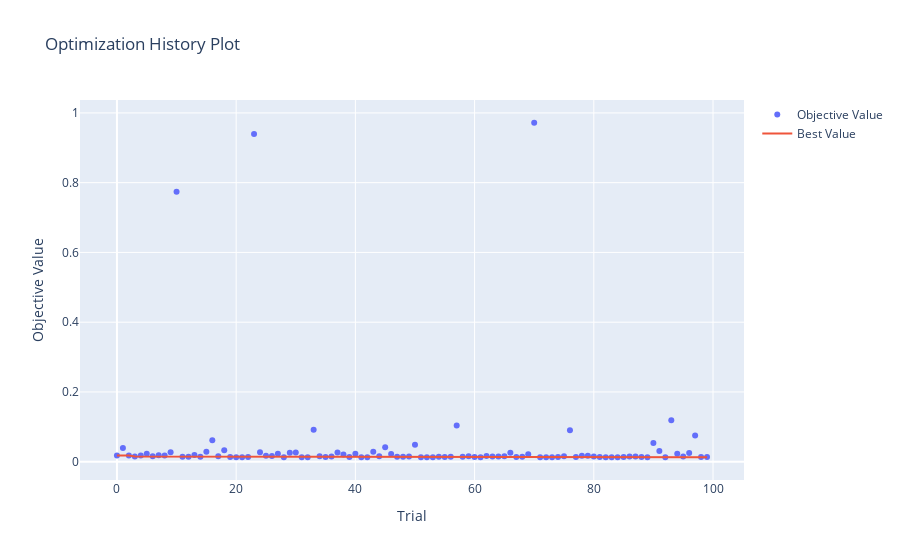
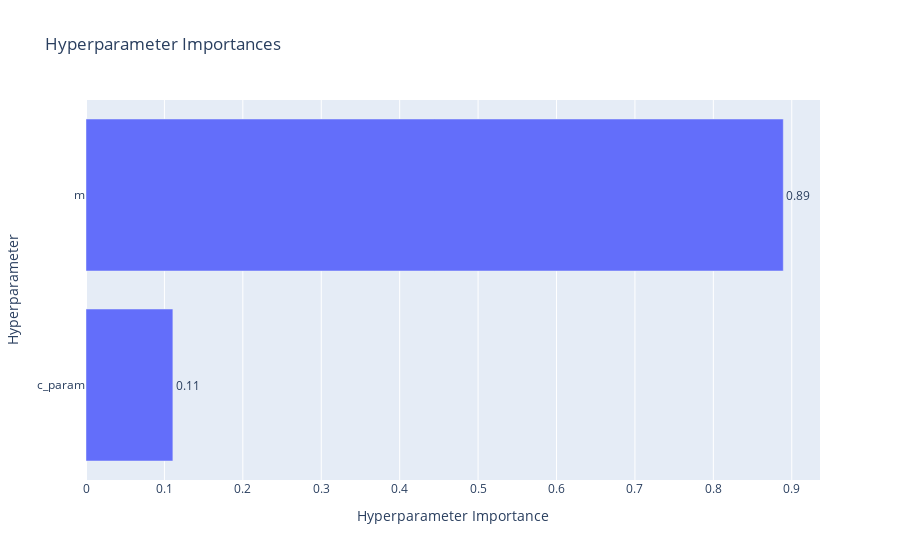

These figures' notebook cell, in order:
### Markdown cell above
### Hyper parameters optimization using Optuna (Optional)

### Code cell
def objective(trial):
    # Suggest hyperparameters
    m = trial.suggest_int("m", 1, 100)
    c_param = trial.suggest_float("c_param", 0.01, 1.5, log=True)
    
    # Re-fit Kernel PCA with these hyperparams
    model = kernel_pca_fit(X_noisy, m, c=c_param)
    X_denoised = kernel_pca_reconstruct(X_noisy, model, init="same")
    
    # Compute the MSE to the clean data (arc + square)
    mse = np.mean(np.sum((X_denoised - X_clean)**2, axis=1))
    
    return mse

# Create and run the study
study = optuna.create_study(direction="minimize")
study.optimize(objective, n_trials=100)

# Print and retrieve best trial
print("Best trial:")
best_trial = study.best_trial
print(f"  Value (MSE): {best_trial.value}")
print(f"  Params: {best_trial.params}")

optuna.visualization.plot_optimization_history(study).show()
optuna.visualization.plot_param_importances(study).show()

### Figure 1 — Plotly figure (JSON) as saved in the notebook; plotly's stock layout.template omitted (floating-point values rounded to 4 significant figures)
{"data": [{"mode": "markers", "name": "Objective Value", "type": "scatter", "x": [0, 1, 2, 3, 4, 5, 6, 7, 8, 9, 10, 11, 12, 13, 14, 15, 16, 17, 18, 19, 20, 21, 22, 23, 24, 25, 26, 27, 28, 29, 30, 31, 32, 33, 34, 35, 36, 37, 38, 39, 40, 41, 42, 43, 44, 45, 46, 47, 48, 49, 50, 51, 52, 53, 54, 55, 56, 57, 58, 59, 60, 61, 62, 63, 64, 65, 66, 67, 68, 69, 70, 71, 72, 73, 74, 75, 76, 77, 78, 79, 80, 81, 82, 83, 84, 85, 86, 87, 88, 89, 90, 91, 92, 93, 94, 95, 96, 97, 98, 99], "y": [0.01791, 0.03906, 0.01805, 0.01493, 0.01765, 0.02307, 0.01599, 0.01879, 0.0179, 0.02699, 0.7743, 0.01451, 0.01427, 0.01939, 0.01423, 0.02863, 0.06129, 0.01535, 0.03271, 0.01389, 0.01307, 0.01294, 0.01338, 0.9399, 0.02731, 0.01714, 0.01609, 0.02263, 0.01308, 0.02561, 0.02653, 0.01297, 0.01303, 0.09199, 0.01568, 0.01384, 0.01507, 0.02628, 0.0204, 0.01352, 0.02287, 0.01304, 0.01282, 0.0289, 0.01599, 0.04137, 0.02219, 0.01443, 0.01413, 0.0147, 0.04856, 0.01315, 0.01297, 0.01295, 0.01447, 0.01378, 0.01416, 0.1037, 0.01444, 0.01556, 0.01322, 0.01313, 0.01668, 0.01473, 0.01508, 0.01584, 0.02554, 0.01339, 0.01454, 0.02172, 0.9718, 0.01292, 0.01298, 0.01316, 0.01324, 0.01555, 0.08999, 0.01389, 0.01705, 0.01704, 0.01493, 0.01352, 0.01293, 0.01291, 0.01312, 0.0135, 0.0147, 0.01529, 0.01374, 0.01318, 0.05332, 0.03079, 0.01305, 0.1192, 0.02279, 0.01503, 0.02493, 0.07496, 0.01344, 0.01335]}, {"mode": "lines", "name": "Best Value", "type": "scatter", "x": [0, 1, 2, 3, 4, 5, 6, 7, 8, 9, 10, 11, 12, 13, 14, 15, 16, 17, 18, 19, 20, 21, 22, 23, 24, 25, 26, 27, 28, 29, 30, 31, 32, 33, 34, 35, 36, 37, 38, 39, 40, 41, 42, 43, 44, 45, 46, 47, 48, 49, 50, 51, 52, 53, 54, 55, 56, 57, 58, 59, 60, 61, 62, 63, 64, 65, 66, 67, 68, 69, 70, 71, 72, 73, 74, 75, 76, 77, 78, 79, 80, 81, 82, 83, 84, 85, 86, 87, 88, 89, 90, 91, 92, 93, 94, 95, 96, 97, 98, 99], "y": [0.01791, 0.01791, 0.01791, 0.01493, 0.01493, 0.01493, 0.01493, 0.01493, 0.01493, 0.01493, 0.01493, 0.01451, 0.01427, 0.01427, 0.01423, 0.01423, 0.01423, 0.01423, 0.01423, 0.01389, 0.01307, 0.01294, 0.01294, 0.01294, 0.01294, 0.01294, 0.01294, 0.01294, 0.01294, 0.01294, 0.01294, 0.01294, 0.01294, 0.01294, 0.01294, 0.01294, 0.01294, 0.01294, 0.01294, 0.01294, 0.01294, 0.01294, 0.01282, 0.01282, 0.01282, 0.01282, 0.01282, 0.01282, 0.01282, 0.01282, 0.01282, 0.01282, 0.01282, 0.01282, 0.01282, 0.01282, 0.01282, 0.01282, 0.01282, 0.01282, 0.01282, 0.01282, 0.01282, 0.01282, 0.01282, 0.01282, 0.01282, 0.01282, 0.01282, 0.01282, 0.01282, 0.01282, 0.01282, 0.01282, 0.01282, 0.01282, 0.01282, 0.01282, 0.01282, 0.01282, 0.01282, 0.01282, 0.01282, 0.01282, 0.01282, 0.01282, 0.01282, 0.01282, 0.01282, 0.01282, 0.01282, 0.01282, 0.01282, 0.01282, 0.01282, 0.01282, 0.01282, 0.01282, 0.01282, 0.01282]}, {"marker": {"color": "#cccccc"}, "mode": "markers", "name": "Infeasible Trial", "showlegend": false, "type": "scatter", "x": [], "y": []}], "layout": {"title": {"text": "Optimization History Plot"}, "xaxis": {"title": {"text": "Trial"}}, "yaxis": {"title": {"text": "Objective Value"}}}}

### Figure 2 — Plotly figure (JSON) as saved in the notebook; plotly's stock layout.template omitted (floating-point values rounded to 4 significant figures)
{"data": [{"cliponaxis": false, "hovertemplate": ["c_param (FloatDistribution): 0.11079027827136347<extra></extra>", "m (IntDistribution): 0.8892097217286364<extra></extra>"], "name": "Objective Value", "orientation": "h", "text": ["0.11", "0.89"], "textposition": "outside", "type": "bar", "x": [0.1108, 0.8892], "y": ["c_param", "m"]}], "layout": {"title": {"text": "Hyperparameter Importances"}, "xaxis": {"title": {"text": "Hyperparameter Importance"}}, "yaxis": {"title": {"text": "Hyperparameter"}}}}
